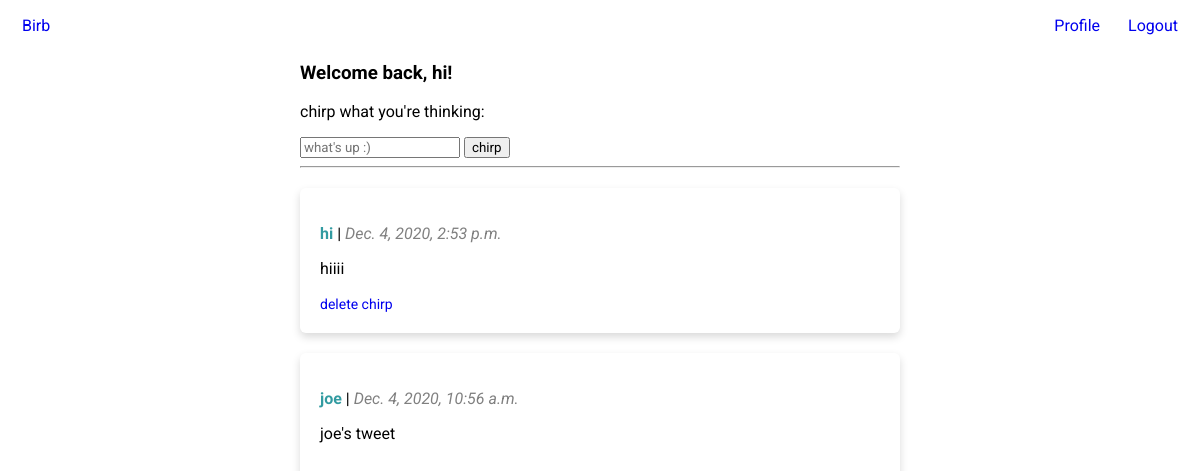
The app's page / (signed in), older data.
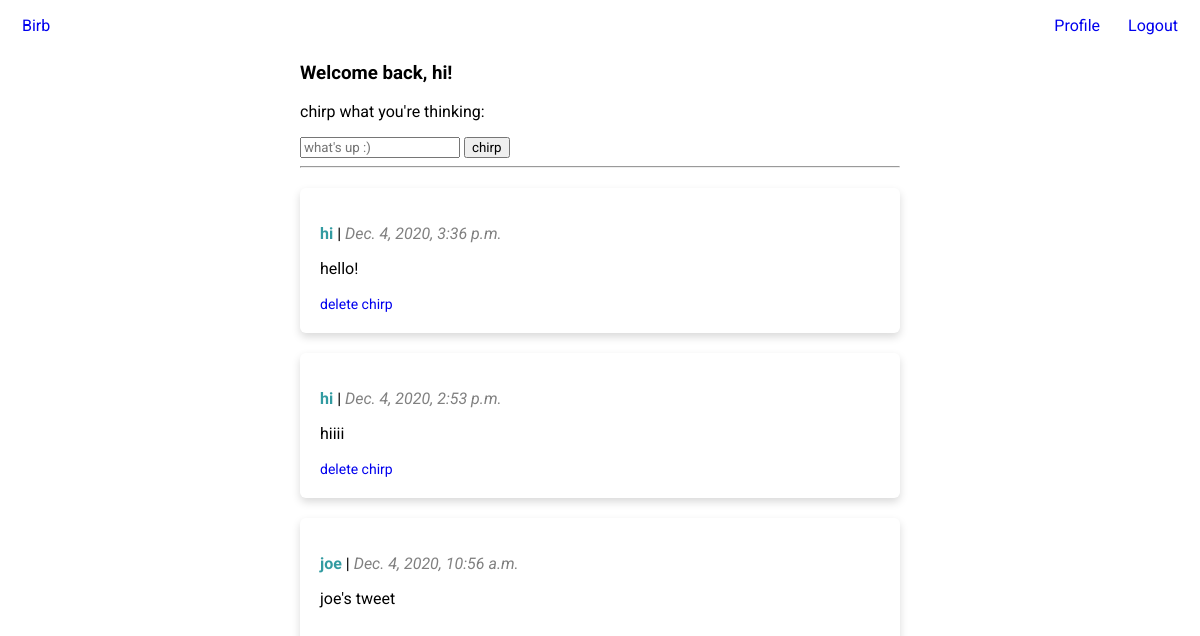
The same page, newer data.
### main/models.py (models this page shows, shortened)
class Chirp(models.Model):
    body = models.TextField(max_length=300)
    author = models.ForeignKey(User, on_delete=models.DO_NOTHING, null=True)
    created_at = models.DateTimeField(auto_now=True)
    hashtags = models.ManyToManyField(Hashtag)

### main/views.py (the view, shortened to what this page needs)
# urls.py: path('', main_view, name='main_view'),
def main_view(request):
    chirps = Chirp.objects.all().order_by('-created_at')
    return render(request, 'main.html', {'chirps': chirps})

### main/templates/main.html (shortened to what this page needs)
{% extends 'base.html' %}
{% load static %}
{% block styles %}
    {% if user.is_authenticated %}
        <link rel="stylesheet" href="{% static 'css/home.css' %}">
    {% endif %}
{% endblock %}
{% block content %}
    {% if user.is_authenticated %}
        <div class="container">
            <h3>Welcome back, {{user.username}}!</h3>
            <form method="POST" action="/">
                <p>chirp what you're thinking:</p>
                <input name="body" placeholder="what's up :)"/>
                <input type="submit" value="chirp"/>
            </form>
            <hr/>
            {% for chirp in chirps %}
                <div class="chirp-card">
                    {% if chirp.author == user %}
                        <p><span class="chirp-username"><b>
                            <a href="/profile/">{{ chirp.author.username }}</a></b></span> |
                            <span class="chirp-created-at"><i>{{ chirp.created_at }}</i></span></p>
                        <p>{{ chirp.body }}</p>
                        <span class="chirp-delete"><a href="delete?id={{chirp.id}}">delete chirp</a></span>
                    {% else %}
                    <p><span class="chirp-username"><b>{{ chirp.author.username }}</b></span> |
                        <span class="chirp-created-at"><i>{{ chirp.created_at }}</i></span></p>
                    <p>{{ chirp.body }}</p>
                    {% endif %}
                </div>
            {% endfor %}
        </div>
    {% else %}
        <p>welcome to birb! birb is a knockoff version of twitter.</p>
        <a href="/accounts/">register a new account today or login</a>
    {% endif %}
{% endblock %}

Row changes from the older to the newer data that the page shows:
added Chirp: author.username "hi", created_at "Dec. 4, 2020, 3:36 p.m.", body "hello!"
